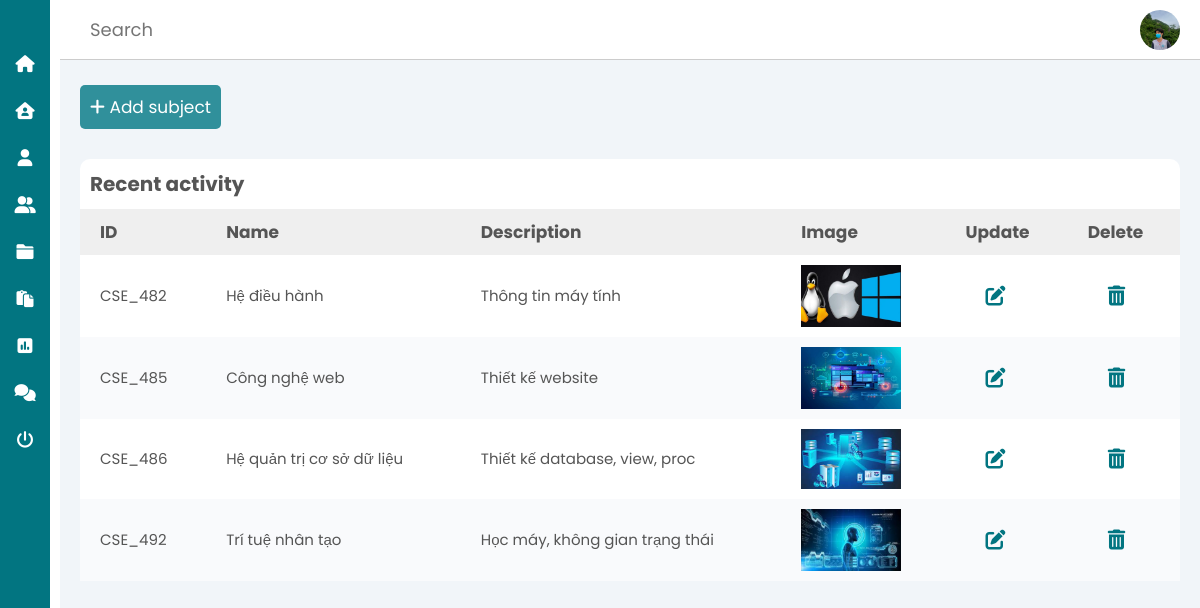
The app's page /teacher/subject.php with its own data.
### tables this page shows
CREATE TABLE `tb_subject` (
  `id_subject` char(10) NOT NULL,
  `name_subject` varchar(100) DEFAULT NULL,
  `desription` varchar(100) DEFAULT NULL,
  `img_subject` char(30) DEFAULT NULL
);

### teacher/subject.php (the view)
<?php
include('sidebar.php');
?>
    <main>
        <a href="add_subject.php" class="btn btn-add"><i class="fas fa-plus"></i> Add subject</a>
        <section class="recent">
            <div class="activity-grid">
                <div class="activity-card">
                    <h3>Recent activity</h3>
                    <div class="table-responsive">
                        <table>
                            <thead>
                                <tr>
                                    <th>ID</th>
                                    <th>Name</th>
                                    <th>Description</th>
                                    <th>Image</th>
                                    <th>Update</th>
                                    <th>Delete</th>
                                </tr>
                            </thead>
                            <tbody>
                                <?php
                                    $sql = "SELECT * FROM tb_subject";
                                    $res = mysqli_query($conn, $sql);
                                    if($res == TRUE)
                                    {
                                        $count = mysqli_num_rows($res);
                                        if($count>0)
                                        {
                                            while($row = mysqli_fetch_assoc($res))
                                            {
                                                $id_subject = $row['id_subject'];
                                                $name_subject = $row['name_subject'];
                                                $desription = $row['desription'];
                                                $img_subject = $row['img_subject'];
                                ?>
                                                <tr>
                                                    <td><?php echo $id_subject; ?></td>
                                                    <td><?php echo $name_subject; ?></td>
                                                    <td><?php echo $desription ?></td>
                                                    <td>
                                                        <img src="../image/<?php echo $img_subject; ?>" alt="" width="100px">
                                                    </td>
                                                    <td>
                                                        <a href="update_subject.php?id_subject=<?php echo $id_subject;?>" class="update-icon">
                                                            <i class="fas fa-edit"></i>
                                                        </a>
                                                    </td>
                                                    <td>
                                                        <a href="delete_student.php?id_subject=<?php echo $id_subject; ?>" class="delete-icon">
                                                            <i class="fas fa-trash-alt"></i>
                                                        </a>
                                                    </td>
                                                </tr>
                                <?php
                                            }
                                        }
                                        else
                                        {
                                        }
                                    }
                                ?>
                            </tbody>
                        </table>
                    </div>
                </div>
            </div>
        </section>
    </div>
<?php
include('footer.php');
?>

### teacher/css/teacher.css (style rules this page uses)
* { font-family: 'Poppins', sans-serif; margin: 0; padding: 0; box-sizing: border-box; outline: none; border:none; text-decoration: none; transition: all .3s linear; transition: width none; list-style: none; }
.btn { display: inline-block; padding: 0.9rem 1rem; border-radius: 0.5rem; color: #fff; background-color: var(--btn-add); font-size: 1.7rem; cursor: pointer; }
.btn-add { margin-top: 1.5rem; }
.update-icon, .delete-icon { font-size: 2rem; margin-left: 1rem; color: var(--main-color); padding: 0 1rem; }
main { margin-top: 6rem; background: #f1f5f9; min-height: 90vh; padding: 1rem 2rem; }
.recent { margin-top: 3rem; margin-bottom: 3rem; }
.recent .activity-grid { display: grid; grid-template-columns: 100%; grid-column-gap: 1rem; }
.recent .activity-card { background: #fff; border-radius: 1rem; }
.recent .activity-grid .activity-card h3 { color: var(--text); margin: 1rem; font-size: 2rem; }
.recent .activity-grid .activity-card table { width: 100%; border-collapse: collapse; }
.recent .activity-grid .activity-card table thead { background: #efefef; text-align: left; }
th, td { font-size: 1.7rem; padding: 1rem 2rem; color: var(--text); }
td { font-size: 1.5rem; }
tbody tr:nth-child(even) { background: #f9fafc; }

### records on screen
tb_subject: id_subject "CSE_482", name_subject "Hệ điều hành", desription "Thông tin máy tính", img_subject (picture)
tb_subject: id_subject "CSE_485", name_subject "Công nghệ web", desription "Thiết kế website", img_subject (picture)
tb_subject: id_subject "CSE_486", name_subject "Hệ quản trị cơ sở dữ liệu", desription "Thiết kế database, view, proc", img_subject (picture)
tb_subject: id_subject "CSE_492", name_subject "Trí tuệ nhân tạo", desription "Học máy, không gian trạng thái", img_subject (picture)
